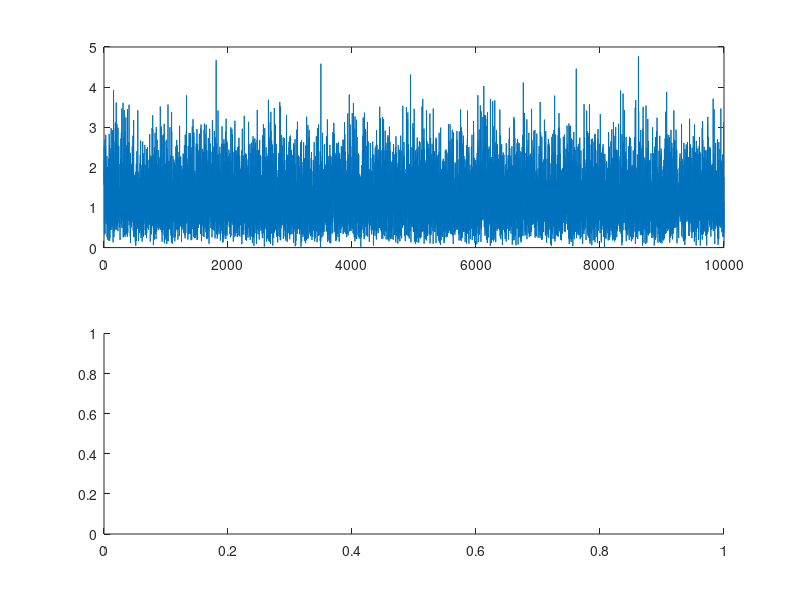

The MATLAB script that drew this image: (Note: this script raises an error after producing the figure.)
%% Problem 3: Konfidensintervall for Rayleighfordelning
load wave_data.mat
subplot(2,1,1), plot(y(1:end))
subplot(2,1,2), hist_density(y)

ybar = mean(y);
alpha = 0.05;
my_est = ybar/sqrt(pi/2);
D = sqrt((2 * ybar.^2 * (4 - pi) / (pi.^2 * M)));
critical_value = norminv(1 - alpha/2);
lower_bound = my_est - D * critical_value;
upper_bound = my_est + D * critical_value;

hold on % Gor sa att ploten halls kvar
plot(lower_bound, 0, 'g*')
plot(upper_bound, 0, 'g*')

plot(0:0.1:6, raylpdf(0:0.1:6, my_est), 'r')
hold off